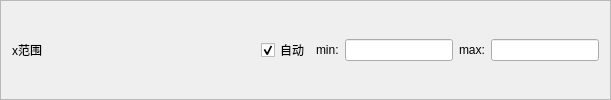
            <widget class="QFrame" name="gbXRange">
             <property name="frameShape">
              <enum>QFrame::Shape::StyledPanel</enum>
             </property>
             <property name="frameShadow">
              <enum>QFrame::Shadow::Sunken</enum>
             </property>
             <layout class="QHBoxLayout" name="horizontalLayout_13">
              <item>
               <widget class="QLabel" name="lblXRange">
                <property name="text">
                 <string>x范围</string>
                </property>
               </widget>
              </item>
              <item>
               <spacer name="horizontalSpacer_13">
                <property name="orientation">
                 <enum>Qt::Orientation::Horizontal</enum>
                </property>
                <property name="sizeHint" stdset="0">
                 <size>
                  <width>213</width>
                  <height>24</height>
                 </size>
                </property>
               </spacer>
              </item>
              <item>
               <widget class="QCheckBox" name="chkXAuto">
                <property name="text">
                 <string>自动</string>
                </property>
                <property name="checked">
                 <bool>true</bool>
                </property>
               </widget>
              </item>
              <item>
               <widget class="QLabel" name="lblXMin">
                <property name="text">
                 <string>min:</string>
                </property>
               </widget>
              </item>
              <item>
               <widget class="QLineEdit" name="editXMin">
                <property name="readOnly">
                 <bool>false</bool>
                </property>
               </widget>
              </item>
              <item>
               <widget class="QLabel" name="lblXMax">
                <property name="text">
                 <string>max:</string>
                </property>
               </widget>
              </item>
              <item>
               <widget class="QLineEdit" name="editXMax">
                <property name="readOnly">
                 <bool>false</bool>
                </property>
               </widget>
              </item>
             </layout>
            </widget>
